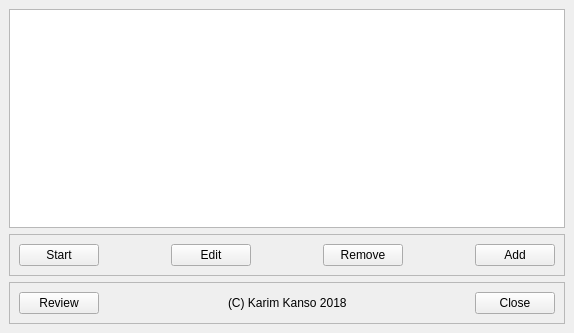
<?xml version="1.0" encoding="UTF-8"?>
<ui version="4.0">
 <class>MainWindow</class>
 <widget class="QMainWindow" name="MainWindow">
  <property name="geometry">
   <rect>
    <x>0</x>
    <y>0</y>
    <width>574</width>
    <height>333</height>
   </rect>
  </property>
  <property name="windowTitle">
   <string>pyMemoriser</string>
  </property>
  <widget class="QWidget" name="centralwidget">
   <layout class="QVBoxLayout" name="verticalLayout">
    <item>
     <widget class="QTreeView" name="table">
      <property name="rootIsDecorated">
       <bool>false</bool>
      </property>
      <property name="itemsExpandable">
       <bool>false</bool>
      </property>
      <attribute name="headerCascadingSectionResizes">
       <bool>false</bool>
      </attribute>
     </widget>
    </item>
    <item>
     <widget class="QFrame" name="frame">
      <property name="frameShape">
       <enum>QFrame::StyledPanel</enum>
      </property>
      <property name="frameShadow">
       <enum>QFrame::Raised</enum>
      </property>
      <layout class="QHBoxLayout" name="horizontalLayout">
       <item>
        <widget class="QPushButton" name="buttonStart">
         <property name="text">
          <string>Start</string>
         </property>
        </widget>
       </item>
       <item>
        <spacer name="horizontalSpacer_2">
         <property name="orientation">
          <enum>Qt::Horizontal</enum>
         </property>
         <property name="sizeHint" stdset="0">
          <size>
           <width>40</width>
           <height>20</height>
          </size>
         </property>
        </spacer>
       </item>
       <item>
        <widget class="QPushButton" name="buttonEdit">
         <property name="text">
          <string>Edit</string>
         </property>
        </widget>
       </item>
       <item>
        <spacer name="horizontalSpacer_3">
         <property name="orientation">
          <enum>Qt::Horizontal</enum>
         </property>
         <property name="sizeHint" stdset="0">
          <size>
           <width>40</width>
           <height>20</height>
          </size>
         </property>
        </spacer>
       </item>
       <item>
        <widget class="QPushButton" name="buttonRemove">
         <property name="text">
          <string>Remove</string>
         </property>
        </widget>
       </item>
       <item>
        <spacer name="horizontalSpacer_4">
         <property name="orientation">
          <enum>Qt::Horizontal</enum>
         </property>
         <property name="sizeHint" stdset="0">
          <size>
           <width>40</width>
           <height>20</height>
          </size>
         </property>
        </spacer>
       </item>
       <item>
        <widget class="QPushButton" name="buttonAdd">
         <property name="text">
          <string>Add</string>
         </property>
        </widget>
       </item>
      </layout>
     </widget>
    </item>
    <item>
     <widget class="QFrame" name="frame_2">
      <property name="frameShape">
       <enum>QFrame::StyledPanel</enum>
      </property>
      <property name="frameShadow">
       <enum>QFrame::Raised</enum>
      </property>
      <layout class="QHBoxLayout" name="horizontalLayout_2">
       <item>
        <widget class="QPushButton" name="buttonReview">
         <property name="text">
          <string>Review</string>
         </property>
        </widget>
       </item>
       <item>
        <spacer name="horizontalSpacer">
         <property name="orientation">
          <enum>Qt::Horizontal</enum>
         </property>
         <property name="sizeHint" stdset="0">
          <size>
           <width>40</width>
           <height>20</height>
          </size>
         </property>
        </spacer>
       </item>
       <item>
        <widget class="QLabel" name="label">
         <property name="text">
          <string>(C) Karim Kanso 2018</string>
         </property>
        </widget>
       </item>
       <item>
        <spacer name="horizontalSpacer_5">
         <property name="orientation">
          <enum>Qt::Horizontal</enum>
         </property>
         <property name="sizeHint" stdset="0">
          <size>
           <width>40</width>
           <height>20</height>
          </size>
         </property>
        </spacer>
       </item>
       <item>
        <widget class="QPushButton" name="buttonClose">
         <property name="text">
          <string>Close</string>
         </property>
         <property name="checkable">
          <bool>false</bool>
         </property>
         <property name="checked">
          <bool>false</bool>
         </property>
         <property name="flat">
          <bool>false</bool>
         </property>
        </widget>
       </item>
      </layout>
     </widget>
    </item>
   </layout>
  </widget>
 </widget>
 <resources/>
 <connections/>
</ui>
